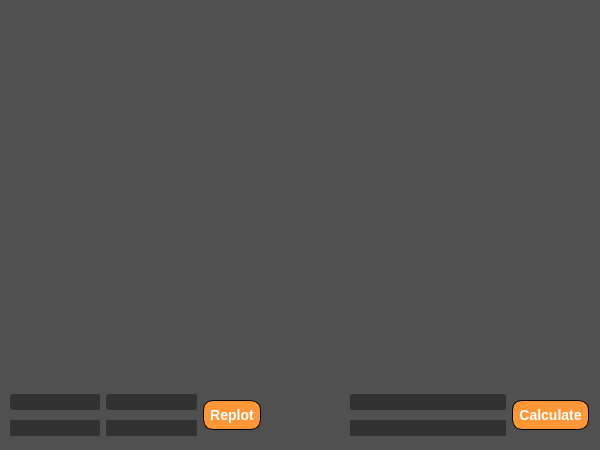
<?xml version="1.0" encoding="UTF-8"?>
<ui version="4.0">
 <class>PlotWindow</class>
 <widget class="QDialog" name="PlotWindow">
  <property name="geometry">
   <rect>
    <x>0</x>
    <y>0</y>
    <width>600</width>
    <height>450</height>
   </rect>
  </property>
  <property name="minimumSize">
   <size>
    <width>600</width>
    <height>450</height>
   </size>
  </property>
  <property name="maximumSize">
   <size>
    <width>600</width>
    <height>450</height>
   </size>
  </property>
  <property name="windowTitle">
   <string>Plot</string>
  </property>
  <property name="styleSheet">
   <string notr="true">QWidget {
    background-color: rgb(80, 80, 80);
}
QPushButton {
  background-color: rgb(255, 151, 57);
  color: white;
  border-style: outset;
  border-width: 1px;
  border-radius: 10px;
  border-color: black;
  font: bold 14px;
  min-width: 4em;
  padding: 6px;
}

QPushButton:pressed {
    background-color: qlineargradient(x1: 0, y1: 0, x2: 0, y2: 1,
                                      stop: 0 #FF7832, stop: 1 #FF9739);
}

QPushButton:disabled {
  background-color:rgb(120, 120, 120);
  color: grey;
}

QLineEdit {
    color: white;
    border-radius: 2px;
    padding: 0 8px;
    background: rgb(50, 50, 50);
    selection-background-color: white;
}</string>
  </property>
  <widget class="QWidget" name="centralwidget" native="true">
   <property name="geometry">
    <rect>
     <x>0</x>
     <y>0</y>
     <width>600</width>
     <height>450</height>
    </rect>
   </property>
   <property name="maximumSize">
    <size>
     <width>600</width>
     <height>450</height>
    </size>
   </property>
   <property name="styleSheet">
    <string notr="true"/>
   </property>
   <widget class="QCustomPlot" name="widget" native="true">
    <property name="geometry">
     <rect>
      <x>0</x>
      <y>0</y>
      <width>601</width>
      <height>380</height>
     </rect>
    </property>
    <property name="styleSheet">
     <string notr="true">QCustomPlot{
  border-radius: 10px;
}</string>
    </property>
   </widget>
   <widget class="QWidget" name="">
    <property name="geometry">
     <rect>
      <x>10</x>
      <y>390</y>
      <width>251</width>
      <height>50</height>
     </rect>
    </property>
    <layout class="QHBoxLayout" name="horizontalLayout">
     <item>
      <layout class="QVBoxLayout" name="verticalLayout">
       <item>
        <widget class="QLineEdit" name="xmin">
         <property name="focusPolicy">
          <enum>Qt::ClickFocus</enum>
         </property>
         <property name="alignment">
          <set>Qt::AlignCenter</set>
         </property>
         <property name="clearButtonEnabled">
          <bool>false</bool>
         </property>
        </widget>
       </item>
       <item>
        <widget class="QLineEdit" name="xmax">
         <property name="focusPolicy">
          <enum>Qt::ClickFocus</enum>
         </property>
         <property name="alignment">
          <set>Qt::AlignCenter</set>
         </property>
        </widget>
       </item>
      </layout>
     </item>
     <item>
      <layout class="QVBoxLayout" name="verticalLayout_2">
       <item>
        <widget class="QLineEdit" name="ymin">
         <property name="focusPolicy">
          <enum>Qt::ClickFocus</enum>
         </property>
         <property name="alignment">
          <set>Qt::AlignCenter</set>
         </property>
        </widget>
       </item>
       <item>
        <widget class="QLineEdit" name="ymax">
         <property name="focusPolicy">
          <enum>Qt::ClickFocus</enum>
         </property>
         <property name="alignment">
          <set>Qt::AlignCenter</set>
         </property>
        </widget>
       </item>
      </layout>
     </item>
     <item>
      <widget class="QPushButton" name="replotButton">
       <property name="text">
        <string>Replot</string>
       </property>
      </widget>
     </item>
    </layout>
   </widget>
   <widget class="QWidget" name="">
    <property name="geometry">
     <rect>
      <x>350</x>
      <y>390</y>
      <width>239</width>
      <height>50</height>
     </rect>
    </property>
    <layout class="QHBoxLayout" name="horizontalLayout_2">
     <item>
      <layout class="QVBoxLayout" name="verticalLayout_3">
       <item>
        <widget class="QLineEdit" name="input">
         <property name="focusPolicy">
          <enum>Qt::ClickFocus</enum>
         </property>
         <property name="styleSheet">
          <string notr="true"/>
         </property>
         <property name="alignment">
          <set>Qt::AlignCenter</set>
         </property>
         <property name="readOnly">
          <bool>false</bool>
         </property>
        </widget>
       </item>
       <item>
        <widget class="QLineEdit" name="output">
         <property name="focusPolicy">
          <enum>Qt::NoFocus</enum>
         </property>
         <property name="styleSheet">
          <string notr="true"/>
         </property>
         <property name="alignment">
          <set>Qt::AlignCenter</set>
         </property>
         <property name="readOnly">
          <bool>true</bool>
         </property>
        </widget>
       </item>
      </layout>
     </item>
     <item>
      <widget class="QPushButton" name="calcButton">
       <property name="enabled">
        <bool>true</bool>
       </property>
       <property name="styleSheet">
        <string notr="true">QPushButton {\n  background-color: rgb(255, 151, 57);\n  color: white; \n  border: 1px solid black;\n}\n\nQPushButton:pressed {\n    background-color: qlineargradient(x1: 0, y1: 0, x2: 0, y2: 1,\n                                      stop: 0 #FF7832, stop: 1 #FF9739);\n}</string>
       </property>
       <property name="text">
        <string>Calculate</string>
       </property>
      </widget>
     </item>
    </layout>
   </widget>
  </widget>
 </widget>
 <customwidgets>
  <customwidget>
   <class>QCustomPlot</class>
   <extends>QWidget</extends>
   <header>qcustomplot.h</header>
   <container>1</container>
  </customwidget>
 </customwidgets>
 <resources/>
 <connections/>
</ui>
